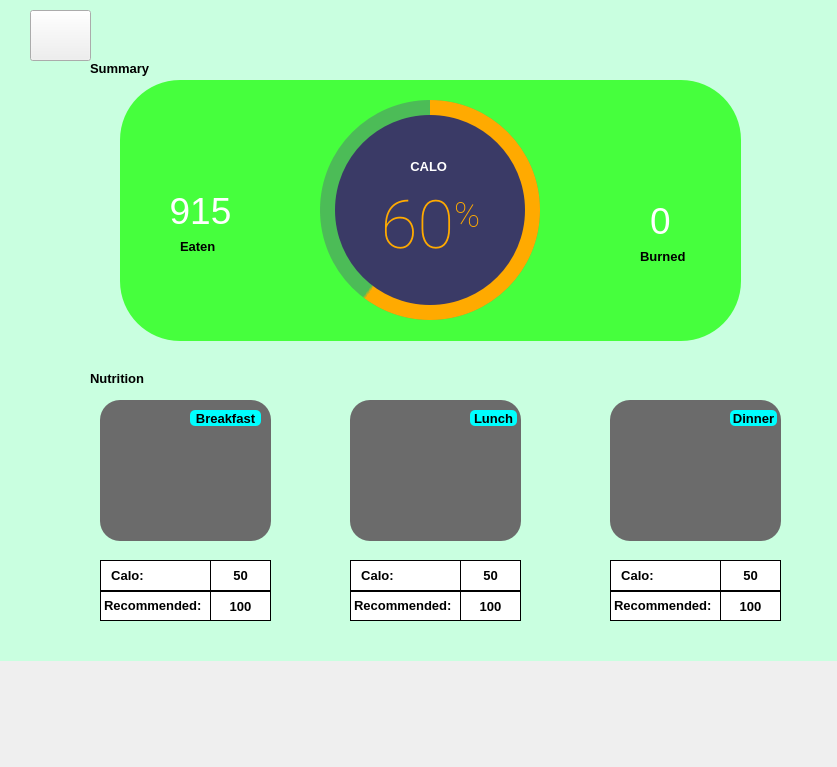
<?xml version="1.0" encoding="UTF-8"?>
<ui version="4.0">
 <class>MainWindow</class>
 <widget class="QMainWindow" name="MainWindow">
  <property name="geometry">
   <rect>
    <x>0</x>
    <y>0</y>
    <width>837</width>
    <height>767</height>
   </rect>
  </property>
  <property name="windowTitle">
   <string>MainWindow</string>
  </property>
  <property name="styleSheet">
   <string notr="true"/>
  </property>
  <widget class="QWidget" name="centralwidget">
   <widget class="QFrame" name="frame_2">
    <property name="geometry">
     <rect>
      <x>100</x>
      <y>400</y>
      <width>171</width>
      <height>141</height>
     </rect>
    </property>
    <property name="styleSheet">
     <string notr="true">background-color:rgb(107, 107, 107);
border-radius:20px;</string>
    </property>
    <property name="frameShape">
     <enum>QFrame::StyledPanel</enum>
    </property>
    <property name="frameShadow">
     <enum>QFrame::Raised</enum>
    </property>
    <widget class="QLabel" name="label">
     <property name="geometry">
      <rect>
       <x>90</x>
       <y>10</y>
       <width>71</width>
       <height>16</height>
      </rect>
     </property>
     <property name="font">
      <font>
       <pointsize>10</pointsize>
       <weight>75</weight>
       <bold>true</bold>
      </font>
     </property>
     <property name="styleSheet">
      <string notr="true">background-color:rgb(0, 255, 255);
border-radius:5px;</string>
     </property>
     <property name="text">
      <string>Breakfast</string>
     </property>
     <property name="alignment">
      <set>Qt::AlignCenter</set>
     </property>
    </widget>
    <widget class="QPushButton" name="pushButton">
     <property name="geometry">
      <rect>
       <x>70</x>
       <y>60</y>
       <width>31</width>
       <height>31</height>
      </rect>
     </property>
     <property name="styleSheet">
      <string notr="true">border-image:url(:/MENU/add.png);
border-radius:15px;</string>
     </property>
     <property name="text">
      <string/>
     </property>
    </widget>
   </widget>
   <widget class="QFrame" name="frame_3">
    <property name="geometry">
     <rect>
      <x>610</x>
      <y>400</y>
      <width>171</width>
      <height>141</height>
     </rect>
    </property>
    <property name="styleSheet">
     <string notr="true">background-color:rgb(107, 107, 107);
border-radius:20px;</string>
    </property>
    <property name="frameShape">
     <enum>QFrame::StyledPanel</enum>
    </property>
    <property name="frameShadow">
     <enum>QFrame::Raised</enum>
    </property>
    <widget class="QLabel" name="label_3">
     <property name="geometry">
      <rect>
       <x>120</x>
       <y>10</y>
       <width>47</width>
       <height>16</height>
      </rect>
     </property>
     <property name="font">
      <font>
       <pointsize>10</pointsize>
       <weight>75</weight>
       <bold>true</bold>
      </font>
     </property>
     <property name="styleSheet">
      <string notr="true">background-color:rgb(0, 255, 255);
border-radius:5px;</string>
     </property>
     <property name="text">
      <string>Dinner</string>
     </property>
     <property name="alignment">
      <set>Qt::AlignCenter</set>
     </property>
    </widget>
   </widget>
   <widget class="QFrame" name="frame_4">
    <property name="geometry">
     <rect>
      <x>350</x>
      <y>400</y>
      <width>171</width>
      <height>141</height>
     </rect>
    </property>
    <property name="styleSheet">
     <string notr="true">background-color:rgb(107, 107, 107);
border-radius:20px;</string>
    </property>
    <property name="frameShape">
     <enum>QFrame::StyledPanel</enum>
    </property>
    <property name="frameShadow">
     <enum>QFrame::Raised</enum>
    </property>
    <widget class="QLabel" name="label_2">
     <property name="geometry">
      <rect>
       <x>120</x>
       <y>10</y>
       <width>47</width>
       <height>16</height>
      </rect>
     </property>
     <property name="font">
      <font>
       <pointsize>10</pointsize>
       <weight>75</weight>
       <bold>true</bold>
      </font>
     </property>
     <property name="styleSheet">
      <string notr="true">background-color:rgb(0, 255, 255);
border-radius:5px;</string>
     </property>
     <property name="text">
      <string>Lunch</string>
     </property>
     <property name="alignment">
      <set>Qt::AlignCenter</set>
     </property>
    </widget>
   </widget>
   <widget class="QPushButton" name="pushButton_2">
    <property name="geometry">
     <rect>
      <x>420</x>
      <y>460</y>
      <width>31</width>
      <height>31</height>
     </rect>
    </property>
    <property name="styleSheet">
     <string notr="true">border-image:url(:/MENU/add.png);
border-radius:15px;</string>
    </property>
    <property name="text">
     <string/>
    </property>
   </widget>
   <widget class="QPushButton" name="pushButton_3">
    <property name="geometry">
     <rect>
      <x>680</x>
      <y>460</y>
      <width>31</width>
      <height>31</height>
     </rect>
    </property>
    <property name="styleSheet">
     <string notr="true">border-image:url(:/MENU/add.png);
border-radius:15px;</string>
    </property>
    <property name="text">
     <string/>
    </property>
   </widget>
   <widget class="QFrame" name="frame_5">
    <property name="geometry">
     <rect>
      <x>100</x>
      <y>560</y>
      <width>171</width>
      <height>61</height>
     </rect>
    </property>
    <property name="styleSheet">
     <string notr="true">background-color : rgb(255, 255, 255);</string>
    </property>
    <property name="frameShape">
     <enum>QFrame::StyledPanel</enum>
    </property>
    <property name="frameShadow">
     <enum>QFrame::Raised</enum>
    </property>
    <widget class="QWidget" name="verticalLayoutWidget">
     <property name="geometry">
      <rect>
       <x>0</x>
       <y>0</y>
       <width>118</width>
       <height>61</height>
      </rect>
     </property>
     <layout class="QVBoxLayout" name="verticalLayout">
      <property name="spacing">
       <number>0</number>
      </property>
      <item>
       <widget class="QLabel" name="label_4">
        <property name="font">
         <font>
          <pointsize>10</pointsize>
          <weight>75</weight>
          <bold>true</bold>
         </font>
        </property>
        <property name="styleSheet">
         <string notr="true">border: 1px solid black</string>
        </property>
        <property name="text">
         <string>  Calo:</string>
        </property>
       </widget>
      </item>
      <item>
       <widget class="QLabel" name="label_5">
        <property name="font">
         <font>
          <pointsize>10</pointsize>
          <weight>75</weight>
          <bold>true</bold>
         </font>
        </property>
        <property name="styleSheet">
         <string notr="true">border: 1px solid black</string>
        </property>
        <property name="text">
         <string>&lt;html&gt;&lt;head/&gt;&lt;body&gt;&lt;p&gt;Recommended:&lt;/p&gt;&lt;/body&gt;&lt;/html&gt;</string>
        </property>
       </widget>
      </item>
     </layout>
    </widget>
    <widget class="QWidget" name="verticalLayoutWidget_2">
     <property name="geometry">
      <rect>
       <x>110</x>
       <y>0</y>
       <width>61</width>
       <height>61</height>
      </rect>
     </property>
     <layout class="QVBoxLayout" name="verticalLayout_2">
      <property name="spacing">
       <number>0</number>
      </property>
      <item>
       <widget class="QLabel" name="label_6">
        <property name="font">
         <font>
          <pointsize>10</pointsize>
          <weight>75</weight>
          <bold>true</bold>
         </font>
        </property>
        <property name="styleSheet">
         <string notr="true">border: 1px solid black</string>
        </property>
        <property name="text">
         <string>50</string>
        </property>
        <property name="alignment">
         <set>Qt::AlignCenter</set>
        </property>
       </widget>
      </item>
      <item>
       <widget class="QLabel" name="label_7">
        <property name="font">
         <font>
          <pointsize>10</pointsize>
          <weight>75</weight>
          <bold>true</bold>
         </font>
        </property>
        <property name="styleSheet">
         <string notr="true">border: 1px solid black</string>
        </property>
        <property name="text">
         <string>100</string>
        </property>
        <property name="alignment">
         <set>Qt::AlignCenter</set>
        </property>
       </widget>
      </item>
     </layout>
    </widget>
   </widget>
   <widget class="QFrame" name="frame_6">
    <property name="geometry">
     <rect>
      <x>350</x>
      <y>560</y>
      <width>171</width>
      <height>61</height>
     </rect>
    </property>
    <property name="styleSheet">
     <string notr="true">background-color : rgb(255, 255, 255);</string>
    </property>
    <property name="frameShape">
     <enum>QFrame::StyledPanel</enum>
    </property>
    <property name="frameShadow">
     <enum>QFrame::Raised</enum>
    </property>
    <widget class="QWidget" name="verticalLayoutWidget_3">
     <property name="geometry">
      <rect>
       <x>0</x>
       <y>0</y>
       <width>118</width>
       <height>61</height>
      </rect>
     </property>
     <layout class="QVBoxLayout" name="verticalLayout_3">
      <property name="spacing">
       <number>0</number>
      </property>
      <item>
       <widget class="QLabel" name="label_8">
        <property name="font">
         <font>
          <pointsize>10</pointsize>
          <weight>75</weight>
          <bold>true</bold>
         </font>
        </property>
        <property name="styleSheet">
         <string notr="true">border: 1px solid black</string>
        </property>
        <property name="text">
         <string>  Calo:</string>
        </property>
       </widget>
      </item>
      <item>
       <widget class="QLabel" name="label_9">
        <property name="font">
         <font>
          <pointsize>10</pointsize>
          <weight>75</weight>
          <bold>true</bold>
         </font>
        </property>
        <property name="styleSheet">
         <string notr="true">border: 1px solid black</string>
        </property>
        <property name="text">
         <string>&lt;html&gt;&lt;head/&gt;&lt;body&gt;&lt;p&gt;Recommended:&lt;/p&gt;&lt;/body&gt;&lt;/html&gt;</string>
        </property>
       </widget>
      </item>
     </layout>
    </widget>
    <widget class="QWidget" name="verticalLayoutWidget_4">
     <property name="geometry">
      <rect>
       <x>110</x>
       <y>0</y>
       <width>61</width>
       <height>61</height>
      </rect>
     </property>
     <layout class="QVBoxLayout" name="verticalLayout_4">
      <property name="spacing">
       <number>0</number>
      </property>
      <item>
       <widget class="QLabel" name="label_10">
        <property name="font">
         <font>
          <pointsize>10</pointsize>
          <weight>75</weight>
          <bold>true</bold>
         </font>
        </property>
        <property name="styleSheet">
         <string notr="true">border: 1px solid black</string>
        </property>
        <property name="text">
         <string>50</string>
        </property>
        <property name="alignment">
         <set>Qt::AlignCenter</set>
        </property>
       </widget>
      </item>
      <item>
       <widget class="QLabel" name="label_11">
        <property name="font">
         <font>
          <pointsize>10</pointsize>
          <weight>75</weight>
          <bold>true</bold>
         </font>
        </property>
        <property name="styleSheet">
         <string notr="true">border: 1px solid black</string>
        </property>
        <property name="text">
         <string>100</string>
        </property>
        <property name="alignment">
         <set>Qt::AlignCenter</set>
        </property>
       </widget>
      </item>
     </layout>
    </widget>
   </widget>
   <widget class="QFrame" name="frame_7">
    <property name="geometry">
     <rect>
      <x>610</x>
      <y>560</y>
      <width>171</width>
      <height>61</height>
     </rect>
    </property>
    <property name="styleSheet">
     <string notr="true">background-color : rgb(255, 255, 255);</string>
    </property>
    <property name="frameShape">
     <enum>QFrame::StyledPanel</enum>
    </property>
    <property name="frameShadow">
     <enum>QFrame::Raised</enum>
    </property>
    <widget class="QWidget" name="verticalLayoutWidget_5">
     <property name="geometry">
      <rect>
       <x>0</x>
       <y>0</y>
       <width>121</width>
       <height>61</height>
      </rect>
     </property>
     <layout class="QVBoxLayout" name="verticalLayout_5">
      <property name="spacing">
       <number>0</number>
      </property>
      <item>
       <widget class="QLabel" name="label_12">
        <property name="font">
         <font>
          <pointsize>10</pointsize>
          <weight>75</weight>
          <bold>true</bold>
         </font>
        </property>
        <property name="styleSheet">
         <string notr="true">border: 1px solid black</string>
        </property>
        <property name="text">
         <string>  Calo:</string>
        </property>
       </widget>
      </item>
      <item>
       <widget class="QLabel" name="label_13">
        <property name="font">
         <font>
          <pointsize>10</pointsize>
          <weight>75</weight>
          <bold>true</bold>
         </font>
        </property>
        <property name="styleSheet">
         <string notr="true">border: 1px solid black</string>
        </property>
        <property name="text">
         <string>&lt;html&gt;&lt;head/&gt;&lt;body&gt;&lt;p&gt;Recommended:&lt;/p&gt;&lt;/body&gt;&lt;/html&gt;</string>
        </property>
       </widget>
      </item>
     </layout>
    </widget>
    <widget class="QWidget" name="verticalLayoutWidget_6">
     <property name="geometry">
      <rect>
       <x>110</x>
       <y>0</y>
       <width>61</width>
       <height>61</height>
      </rect>
     </property>
     <layout class="QVBoxLayout" name="verticalLayout_6">
      <property name="spacing">
       <number>0</number>
      </property>
      <item>
       <widget class="QLabel" name="label_14">
        <property name="font">
         <font>
          <pointsize>10</pointsize>
          <weight>75</weight>
          <bold>true</bold>
         </font>
        </property>
        <property name="styleSheet">
         <string notr="true">border: 1px solid black</string>
        </property>
        <property name="text">
         <string>50</string>
        </property>
        <property name="alignment">
         <set>Qt::AlignCenter</set>
        </property>
       </widget>
      </item>
      <item>
       <widget class="QLabel" name="label_15">
        <property name="font">
         <font>
          <pointsize>10</pointsize>
          <weight>75</weight>
          <bold>true</bold>
         </font>
        </property>
        <property name="styleSheet">
         <string notr="true">border: 1px solid black</string>
        </property>
        <property name="text">
         <string>100</string>
        </property>
        <property name="alignment">
         <set>Qt::AlignCenter</set>
        </property>
       </widget>
      </item>
     </layout>
    </widget>
   </widget>
   <widget class="QLabel" name="label_17">
    <property name="geometry">
     <rect>
      <x>90</x>
      <y>60</y>
      <width>61</width>
      <height>16</height>
     </rect>
    </property>
    <property name="font">
     <font>
      <pointsize>10</pointsize>
      <weight>75</weight>
      <bold>true</bold>
     </font>
    </property>
    <property name="styleSheet">
     <string notr="true">color: rgb(0, 0, 0);</string>
    </property>
    <property name="text">
     <string>Summary</string>
    </property>
   </widget>
   <widget class="QLabel" name="label_18">
    <property name="geometry">
     <rect>
      <x>90</x>
      <y>370</y>
      <width>61</width>
      <height>16</height>
     </rect>
    </property>
    <property name="font">
     <font>
      <pointsize>10</pointsize>
      <weight>75</weight>
      <bold>true</bold>
     </font>
    </property>
    <property name="styleSheet">
     <string notr="true">color: rgb(0, 0, 0)</string>
    </property>
    <property name="text">
     <string>Nutrition</string>
    </property>
   </widget>
   <widget class="QLabel" name="label_19">
    <property name="geometry">
     <rect>
      <x>0</x>
      <y>0</y>
      <width>837</width>
      <height>661</height>
     </rect>
    </property>
    <property name="autoFillBackground">
     <bool>false</bool>
    </property>
    <property name="styleSheet">
     <string notr="true">background-color : rgb(201, 255, 224);</string>
    </property>
    <property name="text">
     <string/>
    </property>
   </widget>
   <widget class="QLabel" name="label_16">
    <property name="geometry">
     <rect>
      <x>120</x>
      <y>80</y>
      <width>621</width>
      <height>261</height>
     </rect>
    </property>
    <property name="styleSheet">
     <string notr="true">background-color :rgb(70, 255, 61);
border-radius : 60px;</string>
    </property>
    <property name="text">
     <string/>
    </property>
   </widget>
   <widget class="QFrame" name="circularProgressBar_Main">
    <property name="geometry">
     <rect>
      <x>310</x>
      <y>90</y>
      <width>241</width>
      <height>241</height>
     </rect>
    </property>
    <property name="styleSheet">
     <string notr="true">
border-radius : 115px</string>
    </property>
    <property name="frameShape">
     <enum>QFrame::NoFrame</enum>
    </property>
    <property name="frameShadow">
     <enum>QFrame::Raised</enum>
    </property>
    <widget class="QFrame" name="circularProgressCPU">
     <property name="geometry">
      <rect>
       <x>10</x>
       <y>10</y>
       <width>220</width>
       <height>220</height>
      </rect>
     </property>
     <property name="styleSheet">
      <string notr="true">QFrame{
	border-radius: 110px;	
	background-color: qconicalgradient(cx:0.5, cy:0.5, angle:90, stop:0.400 rgb(255, 170, 0), stop:0.395 rgba(255, 255, 255, 0));
}</string>
     </property>
     <property name="frameShape">
      <enum>QFrame::StyledPanel</enum>
     </property>
     <property name="frameShadow">
      <enum>QFrame::Raised</enum>
     </property>
    </widget>
    <widget class="QFrame" name="circularBg">
     <property name="geometry">
      <rect>
       <x>10</x>
       <y>10</y>
       <width>220</width>
       <height>220</height>
      </rect>
     </property>
     <property name="styleSheet">
      <string notr="true">QFrame{
	border-radius: 110px;	
	background-color: rgba(85, 85, 127, 100);
}</string>
     </property>
     <property name="frameShape">
      <enum>QFrame::StyledPanel</enum>
     </property>
     <property name="frameShadow">
      <enum>QFrame::Raised</enum>
     </property>
    </widget>
    <widget class="QFrame" name="circularContainer">
     <property name="geometry">
      <rect>
       <x>25</x>
       <y>25</y>
       <width>190</width>
       <height>190</height>
      </rect>
     </property>
     <property name="baseSize">
      <size>
       <width>0</width>
       <height>0</height>
      </size>
     </property>
     <property name="styleSheet">
      <string notr="true">QFrame{
	border-radius: 95px;	
	background-color: rgb(58, 58, 102);
}</string>
     </property>
     <property name="frameShape">
      <enum>QFrame::StyledPanel</enum>
     </property>
     <property name="frameShadow">
      <enum>QFrame::Raised</enum>
     </property>
     <widget class="QWidget" name="layoutWidget">
      <property name="geometry">
       <rect>
        <x>10</x>
        <y>40</y>
        <width>171</width>
        <height>142</height>
       </rect>
      </property>
      <layout class="QGridLayout" name="infoLayout">
       <item row="1" column="0">
        <widget class="QLabel" name="labelPercentageCPU">
         <property name="font">
          <font>
           <family>Roboto Thin</family>
           <pointsize>30</pointsize>
          </font>
         </property>
         <property name="styleSheet">
          <string notr="true">color:rgb(255, 170, 0); padding: 0px; background-color: none;</string>
         </property>
         <property name="text">
          <string>&lt;p align=&quot;center&quot;&gt;&lt;span style=&quot; font-size:50pt;&quot;&gt;60&lt;/span&gt;&lt;span style=&quot; font-size:40pt; vertical-align:super;&quot;&gt;%&lt;/span&gt;&lt;/p&gt;</string>
         </property>
         <property name="alignment">
          <set>Qt::AlignCenter</set>
         </property>
         <property name="indent">
          <number>-1</number>
         </property>
        </widget>
       </item>
       <item row="0" column="0">
        <widget class="QLabel" name="labelAplicationName">
         <property name="font">
          <font>
           <family>Segoe UI</family>
           <pointsize>10</pointsize>
          </font>
         </property>
         <property name="styleSheet">
          <string notr="true">color: #FFFFFF; background-color: none;</string>
         </property>
         <property name="text">
          <string>&lt;strong&gt;CALO&lt;/strong&gt; </string>
         </property>
         <property name="alignment">
          <set>Qt::AlignCenter</set>
         </property>
        </widget>
       </item>
       <item row="2" column="0">
        <widget class="QLabel" name="labelCredits">
         <property name="font">
          <font>
           <family>Segoe UI</family>
           <pointsize>8</pointsize>
          </font>
         </property>
         <property name="styleSheet">
          <string notr="true">color: rgb(148, 148, 216); background-color: none;</string>
         </property>
         <property name="text">
          <string>&lt;html&gt;&lt;head/&gt;&lt;body&gt;&lt;p&gt;&lt;br/&gt;&lt;/p&gt;&lt;/body&gt;&lt;/html&gt;</string>
         </property>
         <property name="alignment">
          <set>Qt::AlignCenter</set>
         </property>
        </widget>
       </item>
      </layout>
     </widget>
    </widget>
    <zorder>circularBg</zorder>
    <zorder>circularProgressCPU</zorder>
    <zorder>circularContainer</zorder>
   </widget>
   <widget class="QLabel" name="Burn">
    <property name="geometry">
     <rect>
      <x>620</x>
      <y>200</y>
      <width>81</width>
      <height>41</height>
     </rect>
    </property>
    <property name="font">
     <font>
      <pointsize>28</pointsize>
     </font>
    </property>
    <property name="styleSheet">
     <string notr="true">background-color:none;
color : rgb(255, 255, 255);</string>
    </property>
    <property name="text">
     <string>0</string>
    </property>
    <property name="alignment">
     <set>Qt::AlignCenter</set>
    </property>
   </widget>
   <widget class="QLabel" name="label_22">
    <property name="geometry">
     <rect>
      <x>640</x>
      <y>250</y>
      <width>47</width>
      <height>13</height>
     </rect>
    </property>
    <property name="font">
     <font>
      <pointsize>10</pointsize>
      <weight>75</weight>
      <bold>true</bold>
     </font>
    </property>
    <property name="styleSheet">
     <string notr="true">background-color:none;</string>
    </property>
    <property name="text">
     <string>Burned</string>
    </property>
   </widget>
   <widget class="QLabel" name="label_21">
    <property name="geometry">
     <rect>
      <x>180</x>
      <y>240</y>
      <width>47</width>
      <height>13</height>
     </rect>
    </property>
    <property name="font">
     <font>
      <pointsize>10</pointsize>
      <weight>75</weight>
      <bold>true</bold>
     </font>
    </property>
    <property name="styleSheet">
     <string notr="true">background-color:none;</string>
    </property>
    <property name="text">
     <string>Eaten</string>
    </property>
   </widget>
   <widget class="QLabel" name="Eat">
    <property name="geometry">
     <rect>
      <x>160</x>
      <y>190</y>
      <width>81</width>
      <height>41</height>
     </rect>
    </property>
    <property name="font">
     <font>
      <pointsize>28</pointsize>
     </font>
    </property>
    <property name="styleSheet">
     <string notr="true">background-color:none;
color : rgb(255, 255, 255);</string>
    </property>
    <property name="text">
     <string>915</string>
    </property>
    <property name="alignment">
     <set>Qt::AlignCenter</set>
    </property>
   </widget>
   <widget class="QPushButton" name="Back_Calo">
    <property name="geometry">
     <rect>
      <x>30</x>
      <y>10</y>
      <width>61</width>
      <height>51</height>
     </rect>
    </property>
    <property name="styleSheet">
     <string notr="true">border-image : url(:/MENU/back.png);</string>
    </property>
    <property name="text">
     <string/>
    </property>
   </widget>
   <zorder>label_19</zorder>
   <zorder>frame_2</zorder>
   <zorder>frame_3</zorder>
   <zorder>frame_4</zorder>
   <zorder>pushButton_2</zorder>
   <zorder>pushButton_3</zorder>
   <zorder>frame_5</zorder>
   <zorder>frame_6</zorder>
   <zorder>frame_7</zorder>
   <zorder>label_17</zorder>
   <zorder>label_18</zorder>
   <zorder>label_16</zorder>
   <zorder>circularProgressBar_Main</zorder>
   <zorder>Burn</zorder>
   <zorder>label_22</zorder>
   <zorder>label_21</zorder>
   <zorder>Eat</zorder>
   <zorder>Back_Calo</zorder>
  </widget>
 </widget>
 <resources>
  <include location="MENU.qrc"/>
 </resources>
 <connections/>
</ui>
